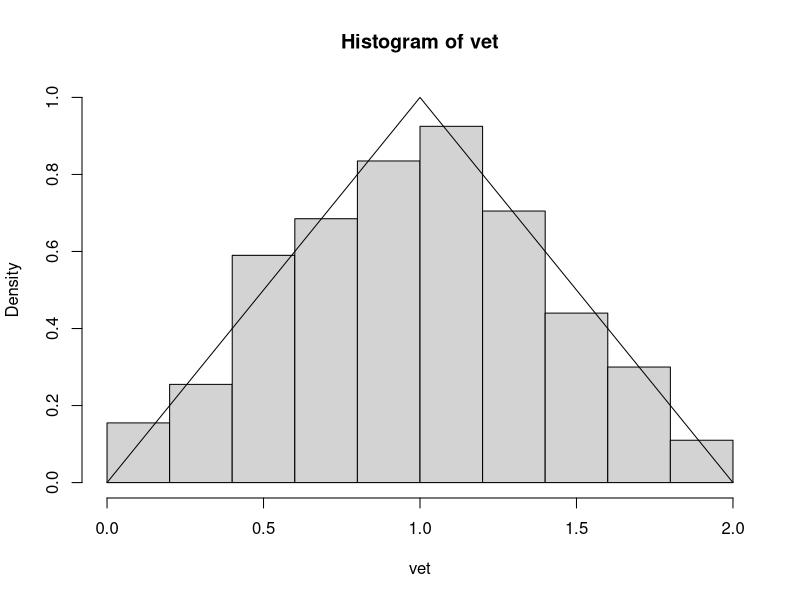
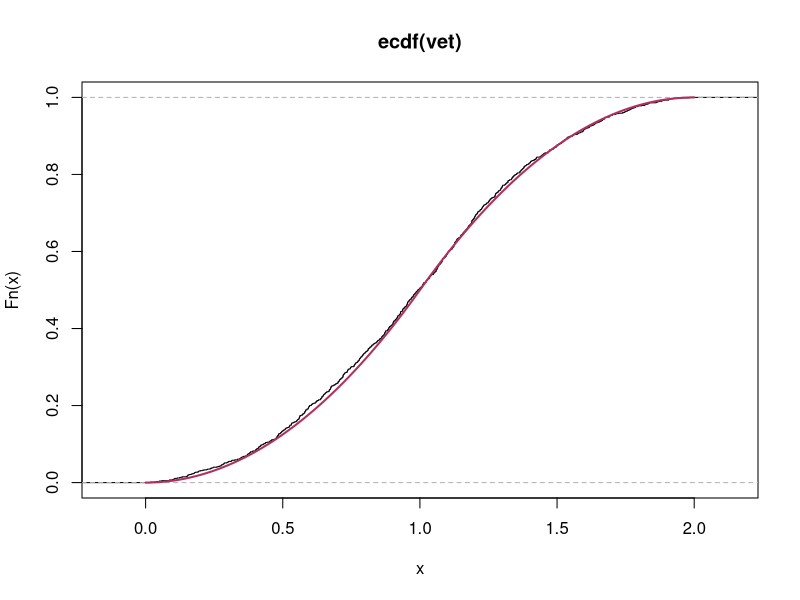
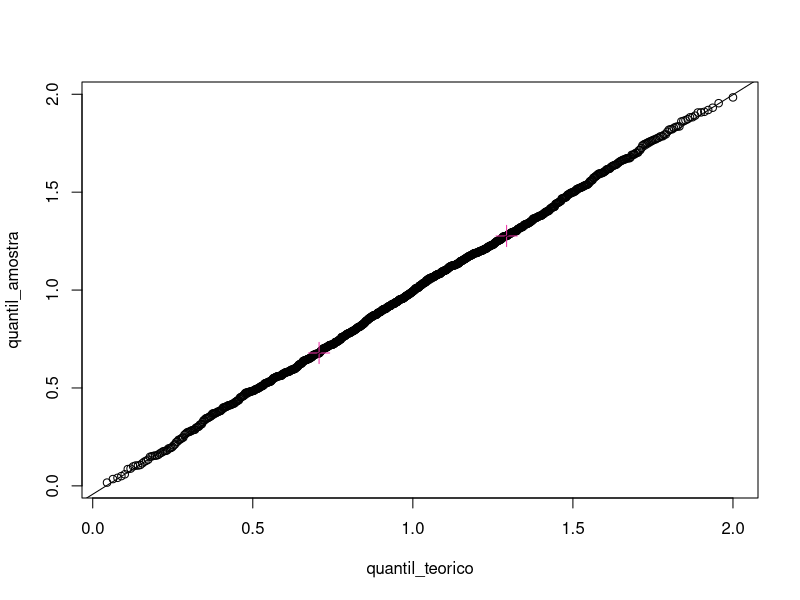
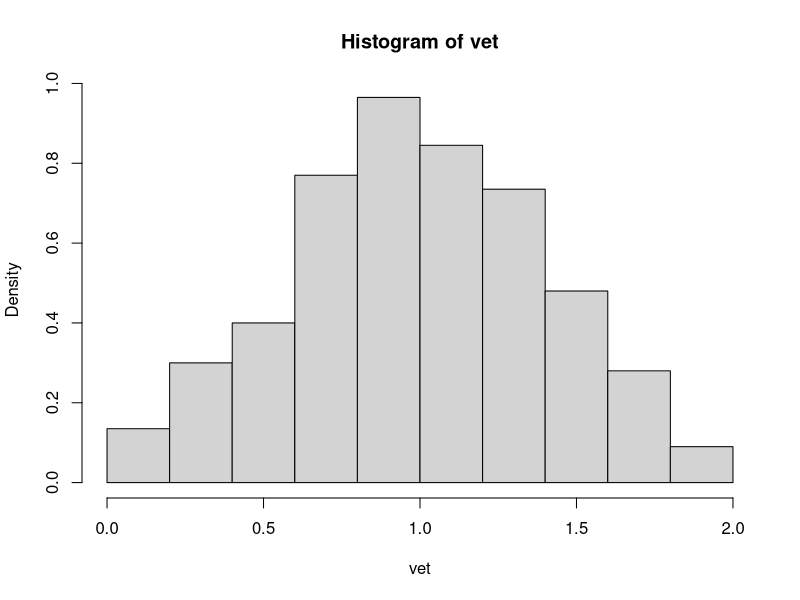
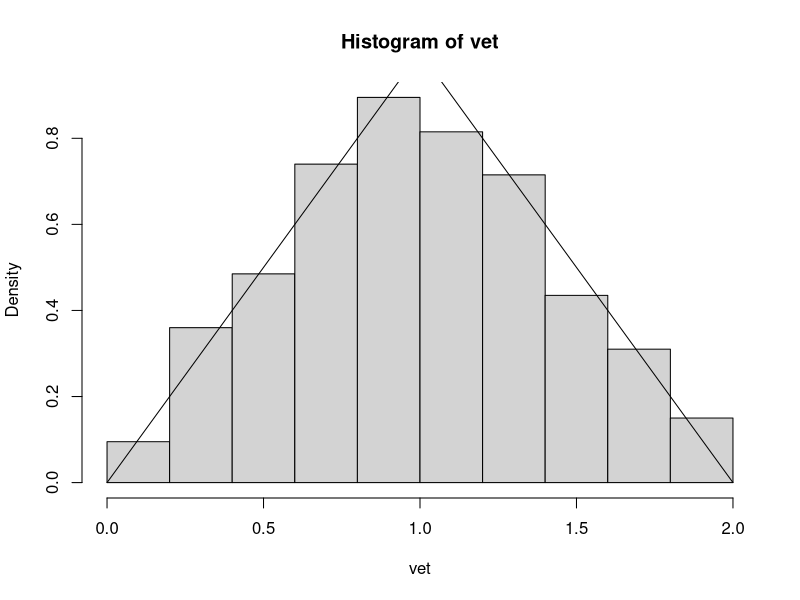

Here is the R script that generated these plots, in order:
## ---- chunk 1
knitr::opts_chunk$set(echo = TRUE)
## ---- chunk 2
Qx<-function(u)
{
  ifelse(u<0.5, sqrt(2*u), 2-sqrt(2*(1-u)))
}

u<-runif(1000)
vet<-Qx(u)

## ---- chunk 3
fx<- function(x)
{
  ifelse(x<=1, x, 2-x)
}
hist(vet, freq = F, ylim=c(0,1))
curve(fx, from=0, to=2, add = T)
## ---- chunk 4
Fn<-ecdf(vet)
plot(Fn)

Fx<-function(x)
{
  ifelse(x<=1,(x^2)/2, (((-x^2)+4*x-2)/2))
}
curve(Fx, from=0, to=2, add = T, col="maroon", lwd=2)

ks.test(vet, y=Fx)
## ---- chunk 5
probs_acumul<-seq_along(vet)/length(vet)
quantil_amostra<-sort(vet)
quantil_teorico<-Qx(probs_acumul)
plot(x=quantil_teorico, y=quantil_amostra)

pt_amostra<-quantile(vet, c(0.25,0.75))
pt_teorico<-Qx(c(0.25, 0.75))
points(x=pt_teorico, y=pt_amostra, pch=3, col="maroon2", cex=2)
b1<-diff(pt_amostra)/diff(pt_teorico)
b0<-pt_amostra[1]-(b1*pt_teorico[1])
abline(a=b0, b=b1)
## ---- chunk 6
q.teoricos<-Qx(0:10/10)
categorias<-cut(vet, breaks=q.teoricos,labels = paste0("Q",1:10))
tabs<-table(categorias)
e<-length(vet)/10
Xq<-sum(((tabs-e)^2)/e)
pchisq(Xq,9, lower.tail=F)
## ---- chunk 7
q.teoricos<-Qx(0:100/100)
categorias<-cut(vet, breaks=q.teoricos,labels = paste0("Q",1:100))
tabs<-table(categorias)
e<-length(vet)/100
Xq<-sum(((tabs-e)^2)/e)
pchisq(Xq,99, lower.tail=F)
## ---- chunk 8
sizes<-c(10,20,30,50,100)
Qx<-function(u)
{
  ifelse(u<0.5, sqrt(2*u), 2-sqrt(2*(1-u)))
}

u<-lapply(sizes,runif)
amostras<-lapply(u, Qx)

mediaT<-1
varT<-1/6

medias<-sapply(amostras, mean)
variancias<-sapply(amostras, var)
tabela<-rbind(medias, variancias)
tabela<-cbind(c(mediaT, varT),tabela)
colnames(tabela)<-c("Teorico",paste0("n = ",sizes))
knitr::kable(tabela, caption="Tabela com os valores das médias 
             e variâncias para os diferentes tamanhos de amostra")
## ---- chunk 9
Qx<-function(u)
{
  x<-as.numeric(u<0.5)
  qx<-(sqrt(2*u)^x)*(2-sqrt(2*(1-u))^(1-x))
  return(qx)
}
u<-runif(1000)
vet<-Qx(u)
hist(vet, freq = F)
## ---- chunk 10
u1<-runif(1000)
u2<-runif(1000)
vet<-u1+u2
hist(vet, freq = F)
curve(fx, from=0, to=2, add = T)
